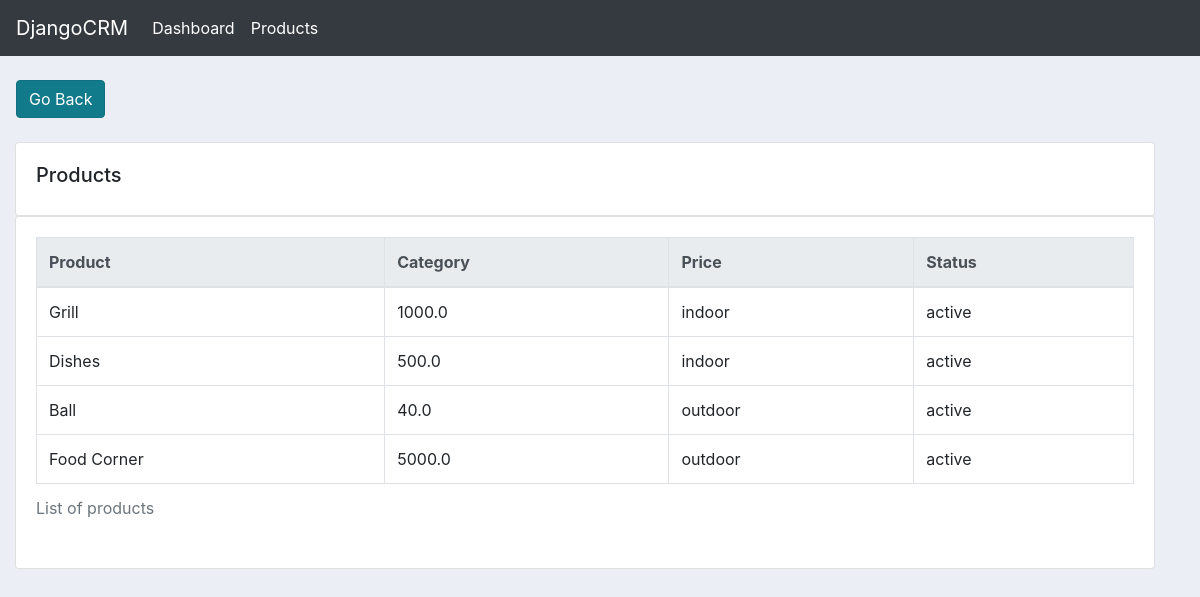
Screenshot of /products/ with the database file from the repository.
### accounts/models.py (models this page shows, shortened)
class Product(models.Model):
    CATEGORY = (
        ('indoor', 'Indoor'),
        ('outdoor', 'Outdoor'),
    )
    STATUS = (
        ('active', 'Active'),
        ('inactive', 'Inactive'),
    )
    name = models.CharField(max_length=250, null=True)
    price = models.FloatField(null=True)
    category = models.CharField(max_length=250, null=True, choices=CATEGORY)
    description = models.CharField(max_length=250, null=True, blank=True)
    tags = models.ManyToManyField("accounts.Tag")
    status = models.CharField(choices=STATUS, max_length=250, default='active')
    create_date = models.DateTimeField(auto_now=True)
    write_date = models.DateTimeField(auto_now_add=True)

### accounts/views.py (the view)
# urls.py: path('products/', product_view, name='product'),
def product_view(request):
    product_objs = Product.objects.all()
    return render(request, 'accounts/products.html', context={'product_objs': product_objs})

### accounts/templates/accounts/products.html (shortened to what this page needs)
{% extends 'accounts/main.html' %}
{% block content %}
<br>
<a href="{% url 'home' %}" class="ml-3 btn active btn-info">Go Back</a>
<br>
<br>
<div class="row container-fluid">
    <div class="col-md">
        <div class="card card-body">
            <h5>Products</h5>
        </div>
        <div class="card card-body">
            <div class="table-responsive">
                <table class="table table-bordered table-hover">
                <caption>List of products</caption>
                    <thead class="thead-light">
                        <tr>
                            <th>Product</th>
                            <th>Category</th>
                            <th>Price</th>
                            <th>Status</th>
                        </tr>
                    </thead>
                    {% for product in product_objs %}
                        <tr>
                            <td>{{ product.name }}</td>
                            <td>{{ product.price }}</td>
                            <td>{{ product.category }}</td>
                            <td>{{ product.status }}</td>
                        </tr>
                    {% endfor %}
                </table>
            </div>
        </div>
    </div>
</div>
{% endblock content %}

### accounts/static/css/main.css (style rules this page uses)
body { background-color: #ebeff5; }

### rows the page displays
Product: name "Grill", price "1000.0", category "indoor", status "active"
Product: name "Dishes", price "500.0", category "indoor", status "active"
Product: name "Ball", price "40.0", category "outdoor", status "active"
Product: name "Food Corner", price "5000.0", category "outdoor", status "active"
